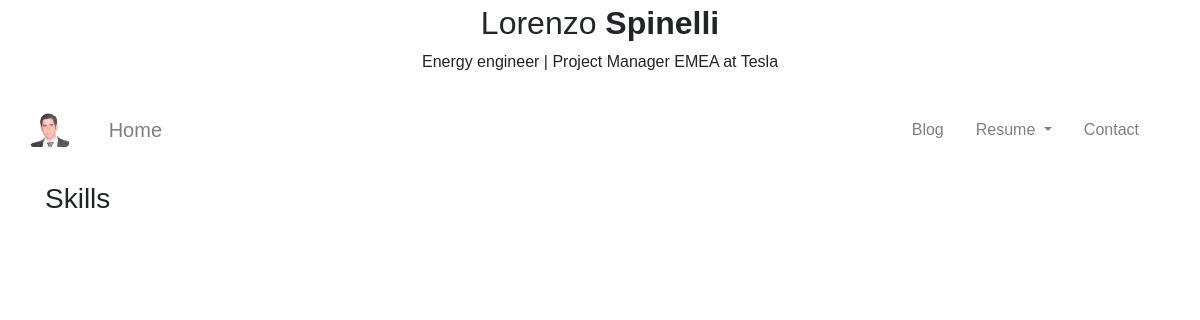
Before: /resume/skills/ with the older database file.
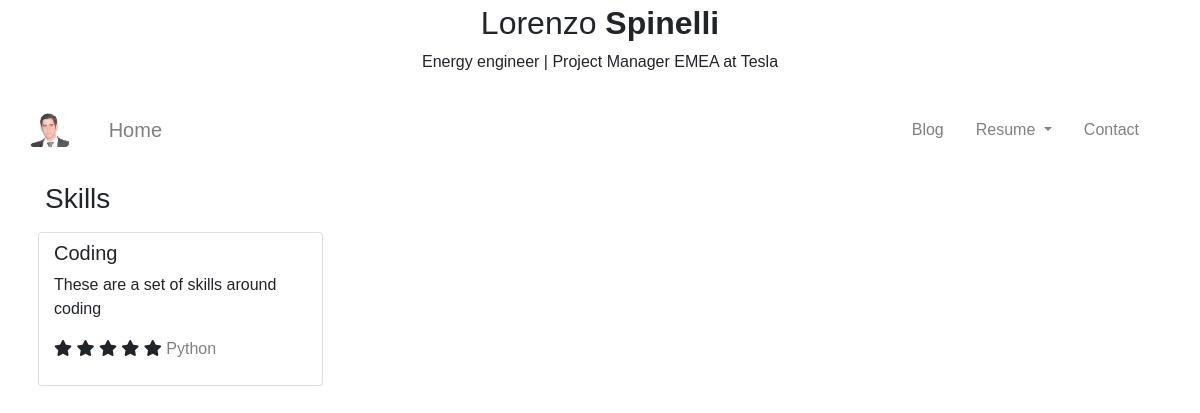
After: the same page with the newer database file.
### resume/models.py (models this page shows)
class SkillCategory(Named, Described):
    "Model to capture categories for skills"

class Skill(Named, TimeStampable):
    category = models.ForeignKey(
        SkillCategory,
        on_delete=models.CASCADE,
    )
    url = models.URLField()
    level = models.IntegerField(choices=(
        (1, 'basic'),
        (2, 'advanced'),
        (3, 'expert'),
        (4, 'professional')
    ))

### resume/views.py (the view)
class SkillCategoryListView(ListView):
    context_object_name = 'skillcategories'
    model = models.SkillCategory
    template_name = 'mainpage/resume/skill.html'

### templates/mainpage/resume/skill.html
{% extends 'mainpage/base.html' %}
{% block body_block %}
<h3 class="my-3">
    Skills
</h3>
<div class="row">
    {% for category in skillcategories %}
        <div class="col-lg-3 col-sm-6 card mx-2 py-2">
            <h5>
                {{ category.name }}
            </h5>
            <p>
                {{ category.description }}
            </p>
            {% for skill in category.skill_set.all %}
                    <p>
                    {% for star in i|rjust:5 %}
                        {% if forloop.counter0 <= skill.level %}
                            <i class="fas fa-star"></i>
                        {% else %}
                            <i class="far fa-star" ></i>
                        {% endif %}
                    {% endfor %}
                    <a href="{{ skill.url }}">{{ skill.name }}</a>
                    </p>
            {% endfor %}
        </div>
    {% endfor %}
</div>
{% endblock %}

Changed rows visible on the page:
added SkillCategory: name "Coding", description "These are a set of skills around coding"
added Skill: level 4 (drawn), name "Python"
